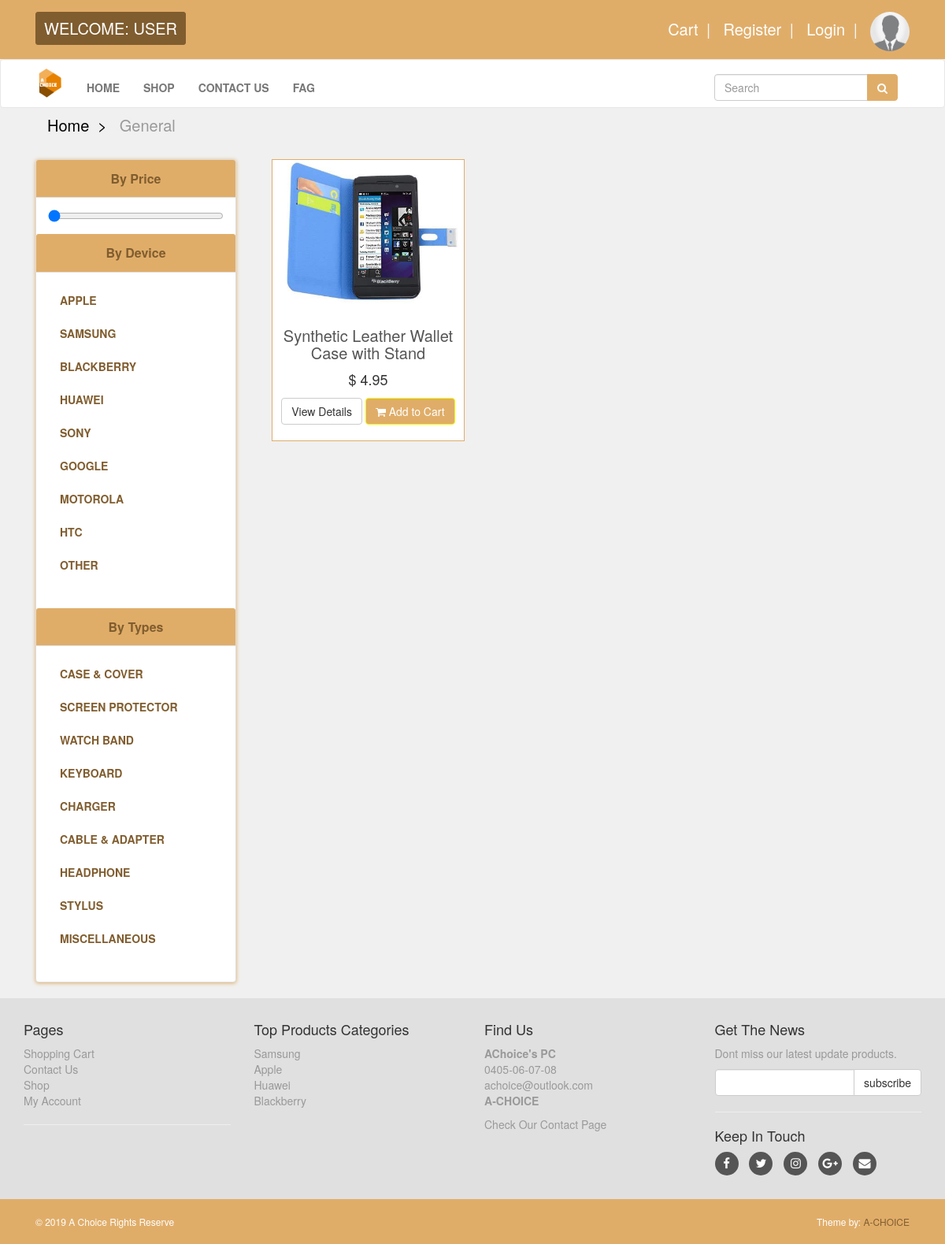
/shop.php?device=3, run on the app's committed database.
### tables this page shows
CREATE TABLE `by_device` (
  `device_id` int(10) NOT NULL,
  `device_title` text NOT NULL,
  `device_desc` text NOT NULL
);

CREATE TABLE `by_type` (
  `type_id` int(10) NOT NULL,
  `type_title` text NOT NULL,
  `type_desc` text NOT NULL
);

CREATE TABLE `product` (
  `product_id` int(10) NOT NULL,
  `device_id` int(10) NOT NULL,
  `type_id` int(10) NOT NULL,
  `date` timestamp NOT NULL DEFAULT current_timestamp() ON UPDATE current_timestamp(),
  `product_title` text NOT NULL,
  `product_url` text NOT NULL,
  `product_image1` text NOT NULL,
  `product_image2` text NOT NULL,
  `product_image3` text NOT NULL,
  `product_price` float NOT NULL,
  `product_desc` text NOT NULL,
  `product_keyword` text NOT NULL
);

### function/function.php (the view, shortened to what this page needs)
<?php
    include ("db/db.php");
    function getDevices(){
        global $con;
        $get_device = "select * from by_device";
        $run_device = mysqli_query($con,$get_device);
        while($row_device=mysqli_fetch_array($run_device)){
            $device_id = $row_device['device_id'];
            $device_title = $row_device['device_title'];
            echo "
                <li>
                    <a href='shop.php?device=$device_id'> $device_title </a>
                </li>
            ";
        }
    }
    function getTypes(){
        global $con;
        $get_type = "select * from by_type";
        $run_type = mysqli_query($con,$get_type);
        while($row_type=mysqli_fetch_array($run_type)){
            $type_id = $row_type['type_id'];
            $type_title = $row_type['type_title'];
            echo "
                <li>
                    <a href='shop.php?types=$type_id'> $type_title </a>
                </li>
            ";
        }
    }
    function getCatdevice()
    {
        global $con;
        if(isset($_GET['device'])){
            $device_id = $_GET['device'];
            $get_products = "select * from product where device_id = '$device_id'";
            $run_products = mysqli_query($con,$get_products);
            while($row_products = mysqli_fetch_array($run_products))
            {
                $product_id = $row_products['product_id'];
                $product_title = $row_products['product_title'];
                $product_url = $row_products['product_url'];
                $product_price = $row_products['product_price'];
                $product_img1 = $row_products['product_image1'];
                echo "
                <div class='col-md-4 col-sm-6 center-responsive'>
                    <div class='product'>
                        <a href='$product_url'>
                            <img class='img-responsive' src='images/Product-Images/$product_img1'>
                        </a>
                        <div class='text'>
                            <h3><a href='$product_url'>$product_title</a></h3>
                            <p class='price'>$ $product_price</p>
                            <p class='button'><a class='btn btn-default' href='$product_url'>View Details</a>
                                <a class='btn btn-primary' href='cart.php?product_id=$product_id'><i class='fa fa-shopping-cart'></i> Add to Cart</a>
                            </p>
                        </div>
                    </div>
                </div>
                ";
            }
        }
    }
?>

### styles/style.css (style rules this page uses)
.btn-primary { color: rgb(255, 255, 255); background: #e0ad69; border-color: #e0ad69; }
#content .panel.sidebar-menu ul.nav.category-menu li a { text-transform: uppercase; font-weight: 600; color: #805d2f; }
#content .product { background: #ffffff; border: solid 1px #e6e6e6; margin-bottom: 30px; box-sizing: border-box; border-color: #e0ad69; }
#content .product .text { padding: 10px 10px 0px; }
#content .product .text p.price { font-size: 18px; text-align: center; font-weight: 400; }
#content .product .text .button { text-align: center; clear: both; }
#content .product .text .button .btn { margin-bottom: 10px; }
#content .product .text h3 { text-align: center; font-size: 20px; }
#content .product .text h3 a { color: rgb(85, 85, 85); }
#content .btn-primary { color: rgb(255, 255, 255); background: #e0ad69; border-color: rgb(238, 255, 0); }

### data on the page
by_device: device_title "APPLE"
by_device: device_title "SAMSUNG"
by_device: device_title "BLACKBERRY"
by_device: device_title "HUAWEI"
by_device: device_title "SONY"
by_device: device_title "GOOGLE"
by_device: device_title "MOTOROLA"
by_device: device_title "HTC"
by_device: device_title "OTHER"
by_type: type_title "CASE & COVER"
by_type: type_title "SCREEN PROTECTOR"
by_type: type_title "WATCH BAND"
by_type: type_title "KEYBOARD"
by_type: type_title "CHARGER"
by_type: type_title "CABLE & ADAPTER"
by_type: type_title "HEADPHONE"
by_type: type_title "STYLUS"
by_type: type_title "MISCELLANEOUS"
product: product_image1 (picture), product_title "Synthetic Leather Wallet Case with Stand", product_price "4.95"
